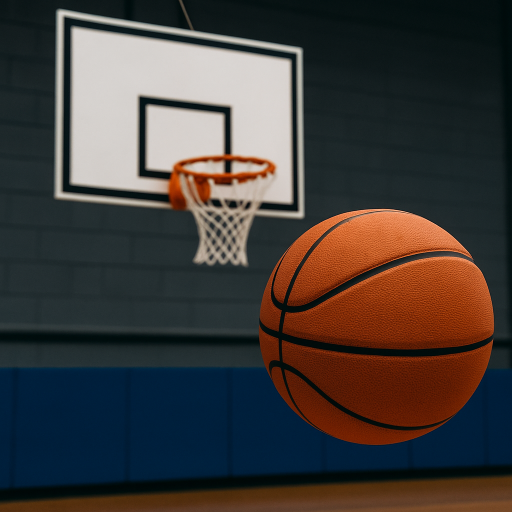
#> input picture color_space_analysis/test_images/basketball.jpg, 1024 x 1024 px (shown at 1/2 size)
$ python -i watershed_segmentation.py   (imports and definitions only)
#> lines starting #> are read from the running program, lines starting #| are printed output that depends on the picture; after the words box and inside, x2 and y2 are one past the last pixel; in counts of white or black regions, pixels touching at a corner belong together
#> further down, picture is the input picture: shape (1024, 1024, 3); mean B, G, R 57.3, 60.1, 65.8
"""
Watershed Algorithm for Object Separation
Author: fakgun
Description: Watershed algorithm implementation for separating touching objects
"""

import cv2
import numpy as np
import matplotlib.pyplot as plt
from scipy import ndimage
from skimage.feature import peak_local_maxima
from skimage.segmentation import watershed

class WatershedSegmentation:
    def __init__(self):
        self.min_distance = 20
        self.threshold_abs = 0.3

    def preprocess_for_watershed(self, image):
        """
        Preprocess image for watershed algorithm

        Args:
            image: Input image (grayscale or BGR)

        Returns:
            processed: Preprocessed grayscale image
        """
        if len(image.shape) == 3:
            gray = cv2.cvtColor(image, cv2.COLOR_BGR2GRAY)
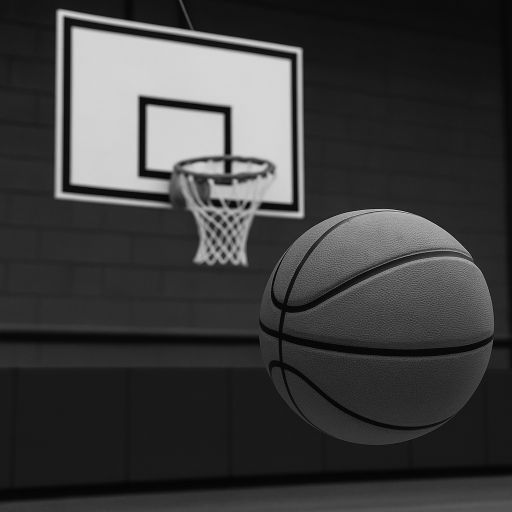
#> gray: shape (1024, 1024) (shown at 1/2 size); min 0, max 227, mean 61.5
        else:
            gray = image.copy()

        # Apply Gaussian blur to reduce noise
        blurred = cv2.GaussianBlur(gray, (5, 5), 0)

        # Apply morphological operations
        kernel = np.ones((3, 3), np.uint8)
        processed = cv2.morphologyEx(blurred, cv2.MORPH_CLOSE, kernel)
        processed = cv2.morphologyEx(processed, cv2.MORPH_OPEN, kernel)

        return processed

    def find_markers(self, image, min_distance=20, threshold_abs=0.3):
        """
        Find markers for watershed algorithm using distance transform

        Args:
            image: Preprocessed grayscale image
            min_distance: Minimum distance between markers
            threshold_abs: Threshold for peak detection

        Returns:
            markers: Marker image
            num_markers: Number of found markers
        """
#> called with min_distance = 20, threshold_abs = 0.3
        # Apply threshold to create binary image
        _, binary = cv2.threshold(image, 0, 255, cv2.THRESH_BINARY + cv2.THRESH_OTSU)
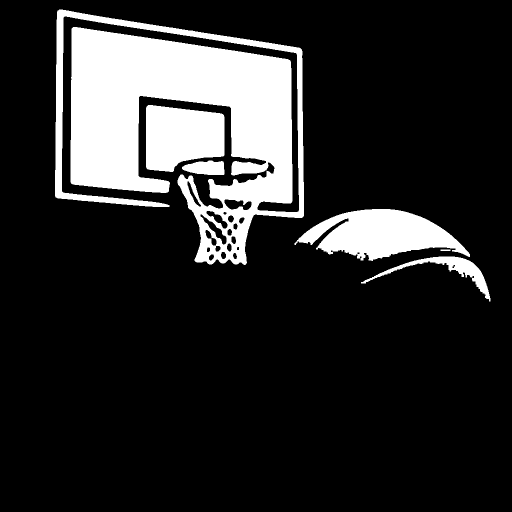
#> binary: shape (1024, 1024) (shown at 1/2 size); 16.5% white; 6 white regions, box (x1, y1, x2, y2) and area: (110, 19, 608, 530) 129018, (589, 418, 940, 522) 20806, (292, 210, 449, 344) 16995, (722, 513, 981, 603) 4054, (364, 321, 449, 350) 1894, (881, 499, 901, 502) 60

        # Compute distance transform
        dist_transform = cv2.distanceTransform(binary, cv2.DIST_L2, 5)
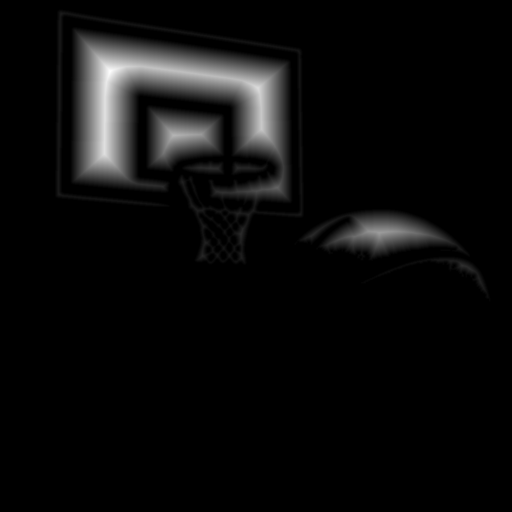
#> dist_transform: shape (1024, 1024) float32 (shown at 1/2 size); min 0, max 77.58, mean 3.4; drawn with min black and max white

        # Find local maxima
#> (the run stopped early here; a loop or call above may not have finished)
